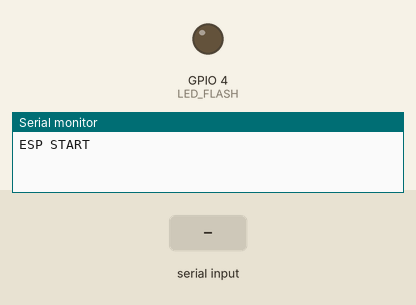
This sketch was run on a simulated ESP32. Parts: output pins drawn as LEDs (lit = HIGH), the last lines printed to the serial monitor. The test bench sets the inputs (shaded band).

Above: at 1.2 s.
1.3 s: "1\n" received over Serial
At 2.6 s:
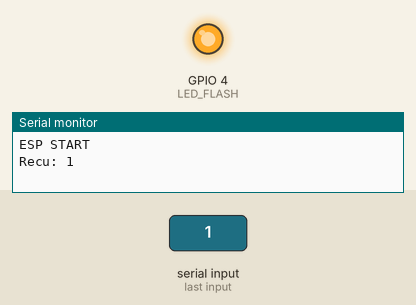
Timing chart, 0 to 4.3 s (numbered marks = the images above; inputs shaded):
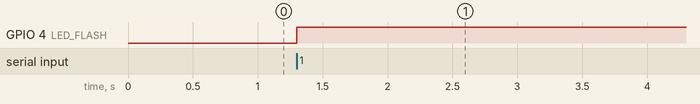

The sketch:

07_esp32cam_recepteur.ino
```cpp
// ESP32-CAM
#define LED_FLASH 4

void setup() {
  Serial.begin(115200);
  pinMode(LED_FLASH, OUTPUT);
  digitalWrite(LED_FLASH, LOW);
  Serial.println("ESP START");
}

void loop() {
  if (Serial.available()) {
    String msg = Serial.readStringUntil('\n');
    Serial.print("Recu: ");
    Serial.println(msg);
    // Si un message arrive → LED fixe
    digitalWrite(LED_FLASH, HIGH);
  }
}
```

Measured:
- after the input at 1.3 s, GPIO 4 (LED_FLASH): LOW → HIGH at once
